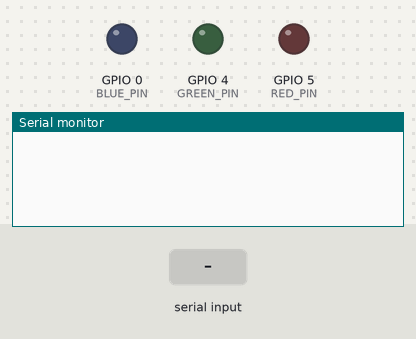
Simulated run of this sketch. Board: ESP32. On the bench: output pins drawn as LEDs (lit = HIGH), the last lines printed to the serial monitor. The inputs (shaded band) are chosen by the test bench.

Above: at 1.2 s.
1.3 s: "90,45\n" received over the second serial link
At 1.7 s:
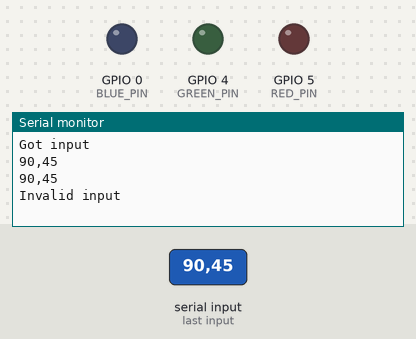
2.8 s: "5\n" received over the second serial link
At 4.0 s:
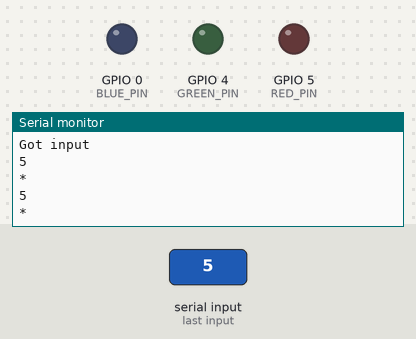

The sketch:

bluetooth.ino
```cpp
#include <SoftwareSerial.h>
SoftwareSerial mySerial(12,13); // RX, TX


#define RED_PIN 5
#define GREEN_PIN 4
#define BLUE_PIN 0
#define INPUT_BUFFER_SIZE 100
#define DEBUG 1 // set to 0 to disable debug mode

void SetLeds(const int Red, const int Green, const int Blue){
    analogWrite(RED_PIN, Red);
    analogWrite(GREEN_PIN, Green);
    analogWrite(BLUE_PIN, Blue);

}

void ProcessInput(const char Input[]){

  #ifdef DEBUG
  Serial.println(Input);
  #endif

  if(strlen(Input) != 6) return;
  int Red = 0, Green = 0, Blue = 0;

  int Parsed[6];
  for(int i = 0; i < 6; i++){
    if(Input[i] >= '0' && Input[i] <= '9'){
      Parsed[i] = Input[i] - '0';
    }
    else if(Input[i] >= 'a' && Input[i] <= 'z'){
      Parsed[i] = Input[i] - 'a' + 10;
    }
    else if(Input[i] >= 'A' && Input[i] <= 'Z'){
      Parsed[i] = Input[i] - 'A' + 10;
    }
    else{
      Serial.println("Invalid input");
      return;
    }
  }


  Red = (Parsed[0]) * 16 + (Parsed[1]);
  Green = (Parsed[2]) * 16 + (Parsed[3]);
  Blue = (Parsed[4]) * 16 + (Parsed[5]);

  #ifdef DEBUG
  Serial.printf("Red: %d, Green: %d, Blue: %d\n", Red, Green, Blue);
  #endif
  SetLeds(Red, Green, Blue);
}

void setup() {

  Serial.begin(9600);
  mySerial.begin(9600);
  // put your setup code here, to run once:
  pinMode(RED_PIN, OUTPUT);
  pinMode(BLUE_PIN, OUTPUT);
  pinMode(GREEN_PIN, OUTPUT);
}

void loop() {
  int ReadIndex = 0;
  char SerialInputString[INPUT_BUFFER_SIZE];

  if (mySerial.available()) {
    while (mySerial.available() && ReadIndex < INPUT_BUFFER_SIZE - 1) {
       SerialInputString[ReadIndex] = mySerial.read();
       ReadIndex++;
       if(mySerial.available() == false) delayMicroseconds(1200);

    }
    Serial.println("Got input");
    SerialInputString[6] = '\0'; // put terminating character at the end of the read string
    Serial.printf("%s\n", SerialInputString);

    ProcessInput(SerialInputString);
  }
}
```

Measured:
- after the input at 1.3 s, the serial monitor: prints a new line at once (image 1)
- after the input at 2.8 s, the serial monitor: prints a new line at once (image 2)
